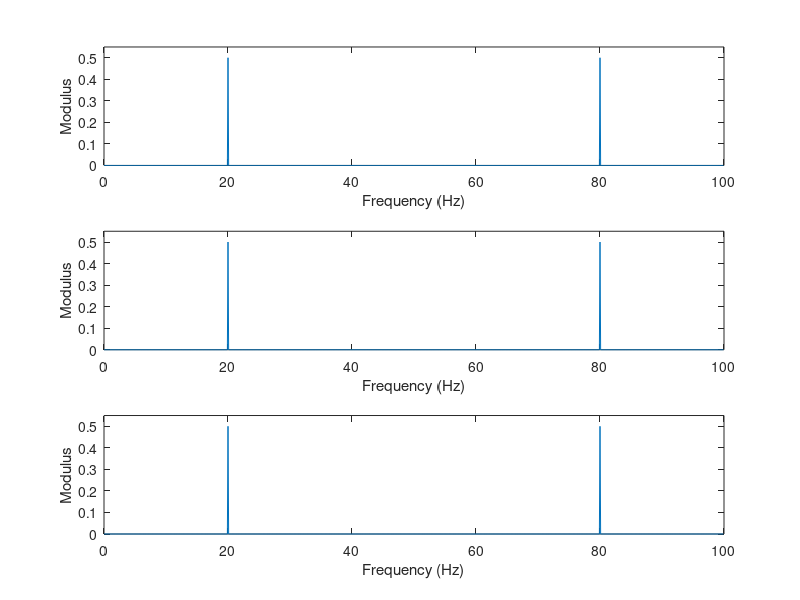

This chart was generated by the following MATLAB code:
clc; clear all; close all;

fs=100; T=10;
t=0:1/fs:T-1/fs;
p1=20; p2=80; p3=120;
x1=sin(2*pi*p1*t);
x2=sin(2*pi*p2*t);
x3=sin(2*pi*p3*t);
N=length(t);
X1=fft(x1); X2=fft(x2);
X3=fft(x3);
f=fs*(0:N-1)/N;
subplot(3,1,1); plot(f, abs(X1)/fs/T)
xlabel('Frequency (Hz)');
ylabel('Modulus')
axis([0 100 0 0.55])
subplot(3,1,2); plot(f, abs(X2)/fs/T)
xlabel('Frequency (Hz)');
ylabel('Modulus')
axis([0 100 0 0.55])
subplot(3,1,3); plot(f, abs(X3)/fs/T)
xlabel('Frequency (Hz)');
ylabel('Modulus')
axis([0 100 0 0.55])
